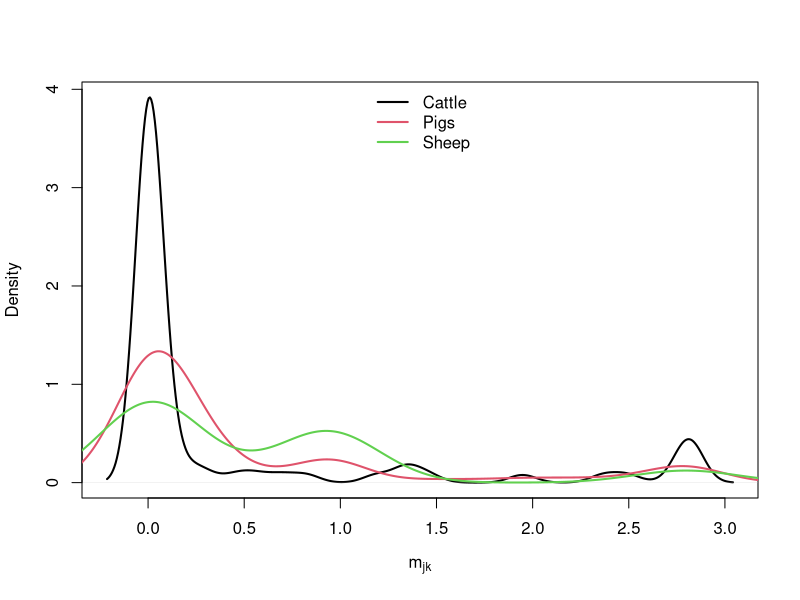

Write R code to recreate this figure.
### This script will create the normalised predictors for the analyses presented in Table 2
### If you want the predictors for serotype O, use K = 9, if you want them for serotype A, use K = 8. 
### Copyleft (or the one to blame): Carvalho, LMF (2014)

trade <- data.frame(read.table("../DATA/EPI_DATA/TRADE.txt", header = TRUE))

# Cattle
Mcattle <- matrix(trade$cattle, ncol = 9)
Mcattle <- abs(scale(Mcattle + 1, center = FALSE)); diag(Mcattle) <- 0 # Just to be sure

u <- upper.tri(Mcattle, diag = FALSE)
l <- lower.tri(Mcattle, diag = FALSE)

pwcattle <- c(Mcattle[l], Mcattle[u])

# Pigs
Mpig <- matrix(trade$pig, ncol = 9) ; diag(Mpig) <- 0
Mpig <- abs(scale(Mpig + 1, center = FALSE))
pwpig <- c(Mpig[l], Mpig[u])

# Sheep 
Msheep <- matrix(trade$sheep, ncol = 9); diag(Msheep) <- 0
Msheep <- abs(scale(Msheep + 1, center = FALSE))
pwsheep <- c(Msheep[l], Msheep[u])

## Let's take a look

pdf("../FIGURES/PLOTS/tradepriors.pdf")
plot(density(pwcattle), lwd = 2, xlab = expression(m[jk]), main = "")
lines(density(pwpig), lwd = 2, col = 2)
lines(density(pwsheep), lwd = 2, col = 3)
legend(x = "top", legend = c("Cattle", "Pigs", "Sheep"), col = 1:3, lwd = rep(2, 3), bty = "n")
dev.off()

# Exporting 
# This will export .txt files that can be easily copy/pasted into XML blocks for BEAST
K <- 9
nk <- K*(K-1)
if(K==8){
  filt1 <- data.frame(subset(trade, FROM!=TO), ind = 1:72)
  nonpar.pos <- subset(subset(filt1, FROM!="Paraguay"), TO!="Paraguay")$ind # the positions excluding Paraguay (which is absent for serotype A)
  pwcattle <- pwcattle[nonpar.pos]
  pwpig <- pwpig[nonpar.pos]
  pwsheep <- pwsheep[nonpar.pos]    
}
write.table(data.frame(matrix(signif(pwcattle, 3), ncol = nk)), 
            file = paste("../DATA/EPI_DATA/cattle_pred_", nk, ".txt", sep=""), sep = " ", col.names = FALSE, row.names = FALSE)

write.table(data.frame(matrix(signif(pwpig, 3), ncol = nk)), 
            file = paste("../DATA/EPI_DATA/pig_pred_", nk, ".txt", sep=""), sep = " ", col.names = FALSE, row.names = FALSE)

write.table(data.frame(matrix(signif(pwsheep, 3), ncol = nk)), 
            file = paste("../DATA/EPI_DATA/sheep_pred_", nk, ".txt", sep=""), sep = " ", col.names = FALSE, row.names = FALSE)
